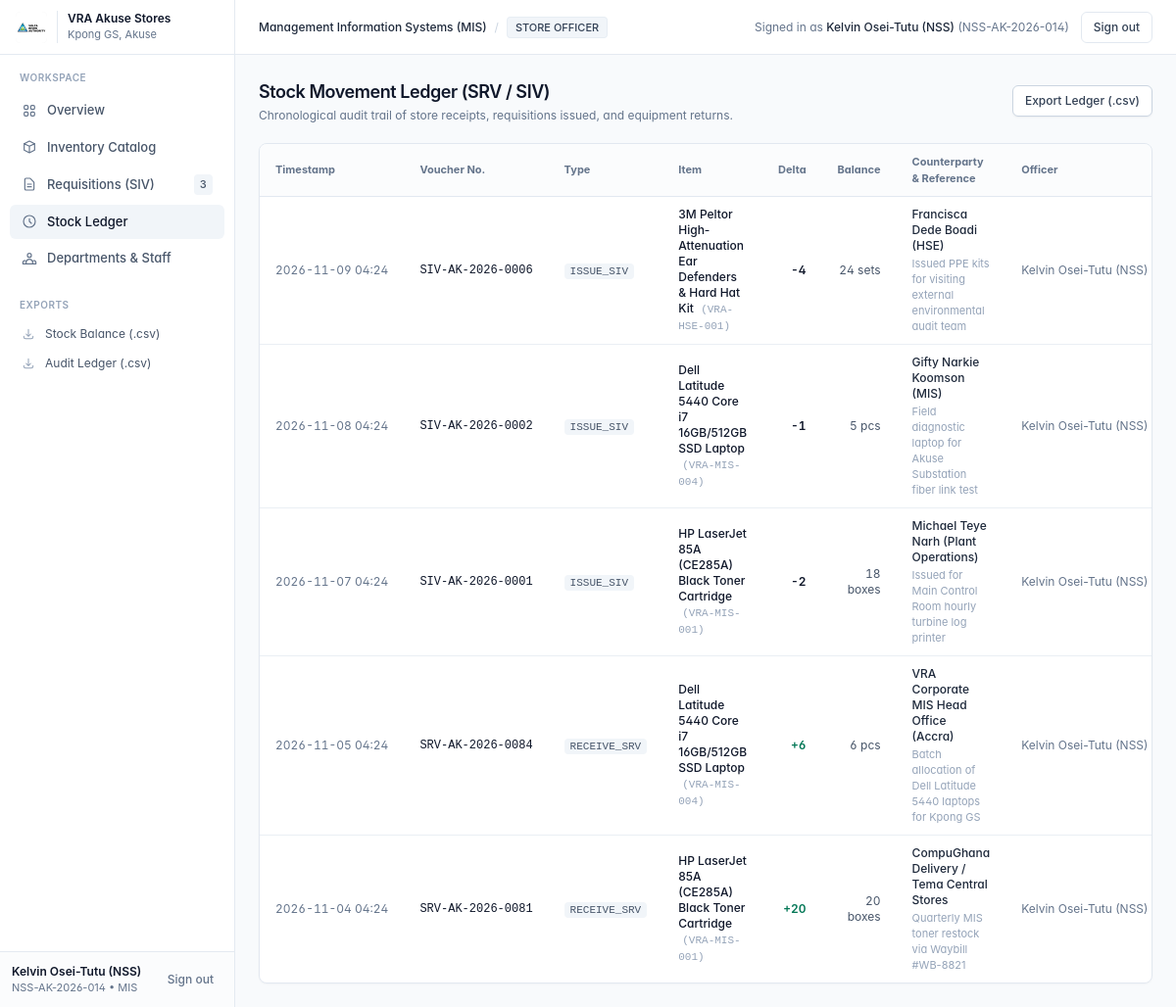
The app's page /audit-log (signed in), older data.
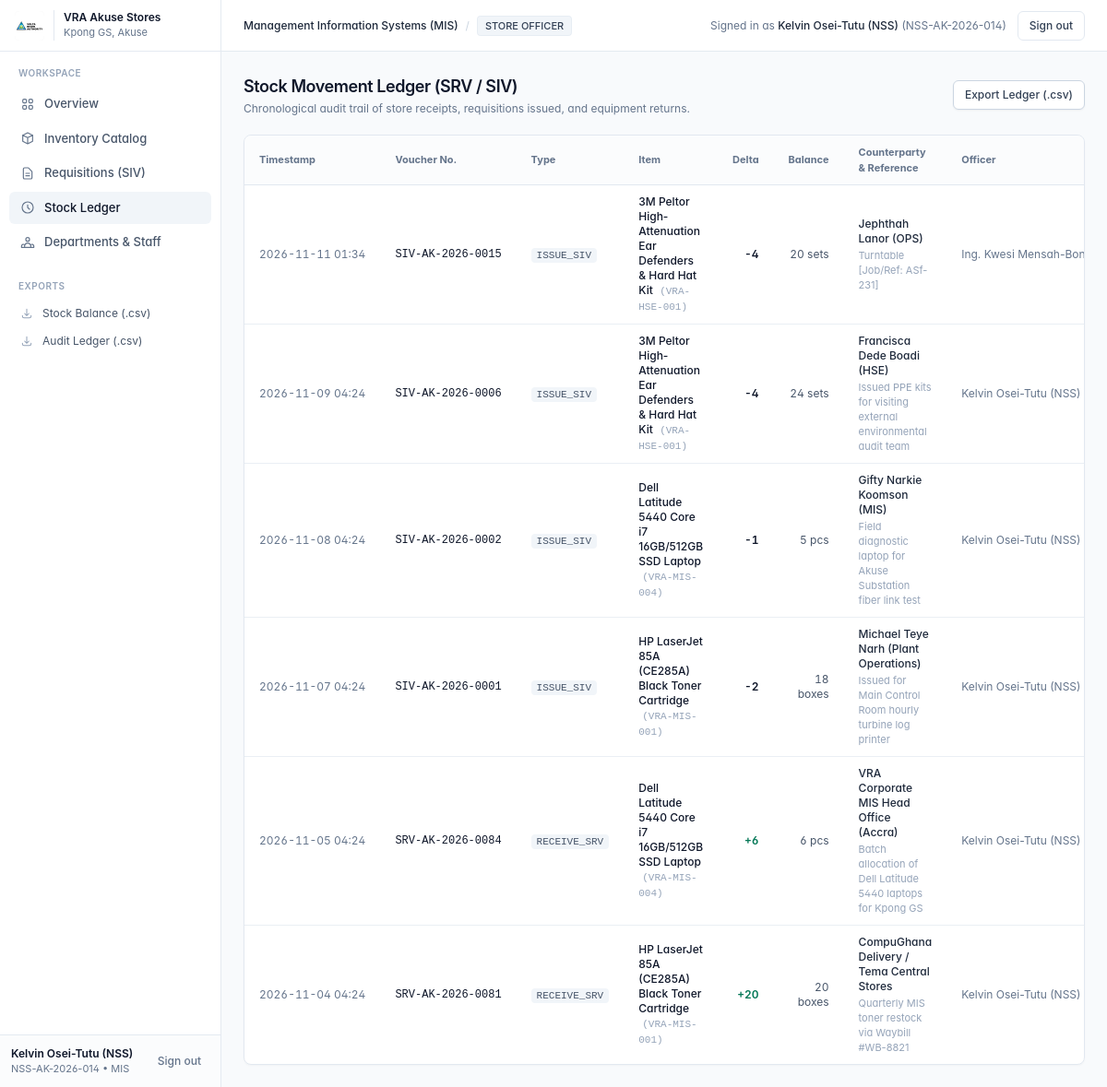
The same page, newer data.
### app/models.py (models this page shows)
class StockTransaction(Base):
    __tablename__ = "stock_transactions"
    id = Column(Integer, primary_key=True, index=True)
    voucher_no = Column(String(50), index=True, nullable=False)  # SRV-AK-2026-001 or SIV-AK-2026-001
    transaction_type = Column(String(30), nullable=False)  # RECEIVE_SRV, ISSUE_SIV, RETURN, ADJUSTMENT
    item_id = Column(Integer, ForeignKey("inventory_items.id"), nullable=False)
    quantity_change = Column(Integer, nullable=False)  # +10 or -2
    balance_after = Column(Integer, nullable=False)
    performed_by_id = Column(Integer, ForeignKey("users.id"), nullable=False)
    recipient_or_supplier = Column(String(150), nullable=True)
    reference_note = Column(Text, nullable=True)
    created_at = Column(DateTime, default=datetime.utcnow)
    item = relationship("InventoryItem", back_populates="transactions")
    performed_by = relationship("User")

class InventoryItem(Base):
    __tablename__ = "inventory_items"
    id = Column(Integer, primary_key=True, index=True)
    item_code = Column(String(40), unique=True, index=True, nullable=False)  # e.g. VRA-MIS-001
    name = Column(String(150), nullable=False)
    category = Column(String(80), nullable=False)  # IT & Networking, Electrical Spares, Mechanical, PPE & Safety, Stationery, Medical/Hospital
    item_type = Column(String(30), nullable=False, default="CONSUMABLE")  # CONSUMABLE or ASSET
    brand_model = Column(String(120), nullable=True)
    serial_or_part_no = Column(String(100), nullable=True)
    vra_asset_tag = Column(String(80), nullable=True)
    unit = Column(String(30), nullable=False, default="pcs")  # pcs, boxes, meters, sets, rolls, packs
    quantity_on_hand = Column(Integer, nullable=False, default=0)
    reorder_level = Column(Integer, nullable=False, default=5)
    store_location = Column(String(120), nullable=False, default="MIS Store - Rack A1")
    condition = Column(String(40), nullable=False, default="New / Good")  # New / Good, Fair, Faulty, Under Repair
    department_id = Column(Integer, ForeignKey("departments.id"), nullable=True)
    notes = Column(Text, nullable=True)
    updated_at = Column(DateTime, default=datetime.utcnow, onupdate=datetime.utcnow)
    owning_department = relationship("Department", back_populates="items")
    requisitions = relationship("Requisition", back_populates="item")
    transactions = relationship("StockTransaction", back_populates="item")

class User(Base):
    __tablename__ = "users"
    id = Column(Integer, primary_key=True, index=True)
    staff_id = Column(String(30), unique=True, index=True, nullable=False)  # e.g. VRA-AK-1042 or NSS-AK-2026-08
    full_name = Column(String(120), nullable=False)
    email = Column(String(120), unique=True, nullable=False)
    phone = Column(String(30), nullable=True)
    role = Column(String(30), nullable=False, default="STAFF")
    job_title = Column(String(100), nullable=True)
    department_id = Column(Integer, ForeignKey("departments.id"), nullable=False)
    password_plain = Column(String(100), default="vra123")  # Simple demo auth + quick role switcher
    is_active = Column(Boolean, default=True)
    department = relationship("Department", back_populates="users")
    requisitions_requested = relationship(
        "Requisition", foreign_keys="Requisition.requester_id", back_populates="requester"
    )
    requisitions_approved = relationship(
        "Requisition", foreign_keys="Requisition.approved_by_id", back_populates="approved_by"
    )
    requisitions_issued = relationship(
        "Requisition", foreign_keys="Requisition.issued_by_id", back_populates="issued_by"
    )

### app/main.py (the view)
@app.get("/audit-log", response_class=HTMLResponse)
def audit_log_page(request: Request, db: Session = Depends(get_db)):
    current_user = get_authenticated_user(request, db)
    if not current_user:
        return RedirectResponse(url="/login", status_code=303)
    if current_user.role == "STAFF":
        return RedirectResponse(url="/?msg=Ledger+access+restricted+to+Store+Officers+and+Supervisors", status_code=303)
    ctx = get_common_context(request, db, current_user, active_page="audit")
    transactions = (
        db.query(StockTransaction)
        .options(joinedload(StockTransaction.item), joinedload(StockTransaction.performed_by))
        .order_by(StockTransaction.created_at.desc())
        .all()
    )
    ctx["transactions"] = transactions
    return templates.TemplateResponse(request, "audit.html", ctx)

### app/templates/audit.html
{% extends "base.html" %}
{% block content %}
<div class="flex flex-col sm:flex-row sm:items-center justify-between gap-4 mb-5">
  <div>
    <h1 class="text-lg font-semibold text-slate-900 tracking-tight">Stock Movement Ledger (SRV / SIV)</h1>
    <p class="text-xs text-slate-500 mt-0.5">
      Chronological audit trail of store receipts, requisitions issued, and equipment returns.
    </p>
  </div>
  <div>
    <a href="/export/transactions.csv" class="h-8 inline-flex items-center px-3 rounded-md bg-white border border-slate-300 hover:bg-slate-50 text-xs font-medium text-slate-700 shadow-sm transition">
      Export Ledger (.csv)
    </a>
  </div>
</div>
<div class="bg-white border border-slate-200 rounded-lg shadow-[0_1px_2px_rgba(15,23,42,0.03)] overflow-hidden">
  <div class="overflow-x-auto">
    <table class="w-full text-left border-collapse">
      <thead>
        <tr class="border-b border-slate-200 text-[11px] font-medium text-slate-500 bg-slate-50/60">
          <th class="py-2.5 px-4">Timestamp</th>
          <th class="py-2.5 px-4">Voucher No.</th>
          <th class="py-2.5 px-4">Type</th>
          <th class="py-2.5 px-4">Item</th>
          <th class="py-2.5 px-4 text-right">Delta</th>
          <th class="py-2.5 px-4 text-right">Balance</th>
          <th class="py-2.5 px-4">Counterparty &amp; Reference</th>
          <th class="py-2.5 px-4">Officer</th>
        </tr>
      </thead>
      <tbody class="divide-y divide-slate-200/70 text-xs">
        {% for tx in transactions %}
        <tr class="hover:bg-slate-50/80">
          <td class="py-2.5 px-4 text-slate-500 whitespace-nowrap tabular-nums">
            {{ tx.created_at.strftime('%Y-%m-%d %H:%M') }}
          </td>
          <td class="py-2.5 px-4 font-mono font-medium text-slate-900 whitespace-nowrap">
            {{ tx.voucher_no }}
          </td>
          <td class="py-2.5 px-4 whitespace-nowrap">
            <span class="font-mono text-[11px] text-slate-600 bg-slate-100 px-1.5 py-0.5 rounded">
              {{ tx.transaction_type }}
            </span>
          </td>
          <td class="py-2.5 px-4">
            <span class="font-medium text-slate-900">{{ tx.item.name }}</span>
            <span class="text-slate-400 font-mono text-[11px] ml-1">({{ tx.item.item_code }})</span>
          </td>
          <td class="py-2.5 px-4 text-right tabular-nums font-semibold {% if tx.quantity_change > 0 %}text-emerald-700{% else %}text-slate-900{% endif %}">
            {% if tx.quantity_change > 0 %}+{{ tx.quantity_change }}{% else %}{{ tx.quantity_change }}{% endif %}
          </td>
          <td class="py-2.5 px-4 text-right tabular-nums text-slate-600">
            {{ tx.balance_after }} {{ tx.item.unit }}
          </td>
          <td class="py-2.5 px-4 text-slate-600">
            <div class="font-medium text-slate-800">{{ tx.recipient_or_supplier }}</div>
            {% if tx.reference_note %}
              <div class="text-[11px] text-slate-400 mt-0.5">{{ tx.reference_note }}</div>
            {% endif %}
          </td>
          <td class="py-2.5 px-4 text-slate-500 whitespace-nowrap">
            {{ tx.performed_by.full_name }}
          </td>
        </tr>
        {% endfor %}
      </tbody>
    </table>
  </div>
</div>
{% endblock %}

### app/templates/base.html (shortened to what the changed rows need)
<!DOCTYPE html>
<html lang="en">
<head>
  <script src="/static/js/tailwind.min.js"></script>
  <link rel="stylesheet" href="/static/css/style.css" />
</head>
<body class="{% if active_page == 'dashboard' %}dashboard-ambient-bg{% else %}bg-[#f8fafc]{% endif %} text-slate-900 min-h-screen flex text-[13px]">
  <aside
    id="appSidebar"
    class="fixed inset-y-0 left-0 w-64 lg:w-60 bg-white border-r border-slate-200/90 z-50 flex flex-col transform -translate-x-full lg:translate-x-0 transition-transform duration-250 ease-out"
  >
    <nav class="flex-1 px-2.5 py-4 space-y-0.5 overflow-y-auto">
      <a href="/requisitions" class="nav-item flex items-center justify-between px-3 py-2 rounded-md font-medium {% if active_page == 'requisitions' %}bg-slate-100 text-slate-900{% else %}text-slate-600 hover:bg-slate-50 hover:text-slate-900{% endif %}">
        <div class="flex items-center gap-2.5">
          <svg class="w-4 h-4 text-slate-500" fill="none" stroke="currentColor" viewBox="0 0 24 24">
            <path stroke-linecap="round" stroke-linejoin="round" stroke-width="1.75" d="M9 12h6m-6 4h6m2 5H7a2 2 0 01-2-2V5a2 2 0 012-2h5.586a1 1 0 01.707.293l5.414 5.414a1 1 0 01.293.707V19a2 2 0 01-2 2z"/>
          </svg>
          <span>{% if current_user.role == 'STAFF' %}My Requisitions{% else %}Requisitions (SIV){% endif %}</span>
        </div>
        {% if pending_count > 0 %}
          <span class="text-[11px] font-medium text-slate-600 bg-slate-100 px-1.5 py-0.5 rounded tabular-nums">{{ pending_count }}</span>
        {% endif %}
      </a>
    </nav>
  </aside>
  <div class="flex-1 lg:pl-60 flex flex-col min-w-0 w-full {% if active_page == 'dashboard' %}dashboard-ambient-bg{% endif %}">
    <main class="flex-1 max-w-6xl w-full mx-auto px-4 sm:px-6 py-5 sm:py-6 animate-page">
      {% block content %}{% endblock %}
    </main>
  </div>
</body>
</html>

Row changes from the older to the newer data that the page shows:
added StockTransaction: created_at "2026-11-11 01:34", voucher_no "SIV-AK-2026-0015", transaction_type "ISSUE_SIV", item.name "3M Peltor High-Attenuation Ear Defenders & Hard Hat Kit", item.item_code "VRA-HSE-001", quantity_change "-4", balance_after "20", item.unit "sets", recipient_or_supplier "Jephthah Lanor (OPS)", reference_note "Turntable [Job/Ref: ASf-231]", performed_by.full_name "Ing. Kwesi…"
Text that changed along with them:
{{ pending_count }}: "3" → (not shown)
